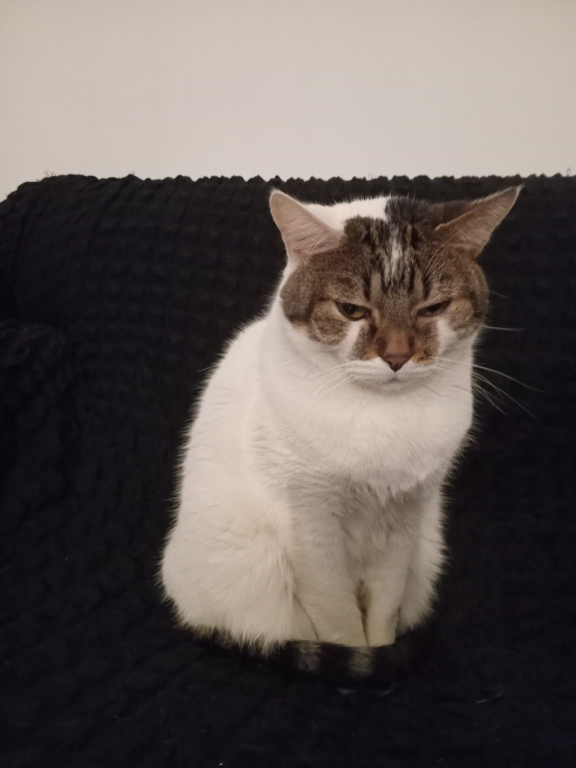
#> input picture 006_fotografia_digital/imagenes/descartes/actividad4_primer_plano.jpg, 1152 x 1536 px, given in place of valeria.png, which was not available (shown at 1/2 size)
$ jupyter execute '004 - comparacion de estrategias de ecualizacion.ipynb'   (text cells are left out)
#> lines starting #> are read from the running program, lines starting #| are printed output that depends on the picture; pictures that were not available may be replaced by others from this repository, and a replacement may not be noted
[cell 1]
from pathlib import Path

import cv2
import numpy as np
import matplotlib.pyplot as plt

ruta_imagen = Path("Imagenes") / "valeria.png"
imagen_bgr = cv2.imread(str(ruta_imagen), cv2.IMREAD_COLOR)
#> imagen_bgr is the input picture: shape (1536, 1152, 3); mean B, G, R 86.2, 89.4, 97.5
if imagen_bgr is None:
    raise FileNotFoundError(f"No se pudo leer la imagen: {ruta_imagen}")

def construir_version_apagada(imagen_bgr):
    imagen_menos_contraste = cv2.convertScaleAbs(imagen_bgr, alpha=0.58, beta=-18)
    velo_gris = np.full_like(imagen_menos_contraste, 28)
    imagen_menos_contraste = cv2.addWeighted(imagen_menos_contraste, 0.88, velo_gris, 0.12, 0)
    imagen_menos_contraste = cv2.GaussianBlur(imagen_menos_contraste, (3, 3), 0)
    return imagen_menos_contraste

imagen_apagada_bgr = construir_version_apagada(imagen_bgr)
imagen_apagada_rgb = cv2.cvtColor(imagen_apagada_bgr, cv2.COLOR_BGR2RGB)

[cell 2]
plt.figure(figsize=(8, 6), constrained_layout=True)
plt.imshow(imagen_apagada_rgb)
plt.title("Imagen base de trabajo", fontweight="bold", loc="left")
plt.axis("off")
plt.show()

[cell 3]
imagen_apagada_gris = cv2.cvtColor(imagen_apagada_bgr, cv2.COLOR_BGR2GRAY)

plt.figure(figsize=(9, 4), constrained_layout=True)
plt.hist(imagen_apagada_gris.ravel(), bins=256, color="gray")
plt.title("Histograma de la imagen base", fontweight="bold", loc="left")
plt.xlabel("Intensidad")
plt.ylabel("Cantidad de píxeles")
plt.grid(alpha=0.3)
plt.show()
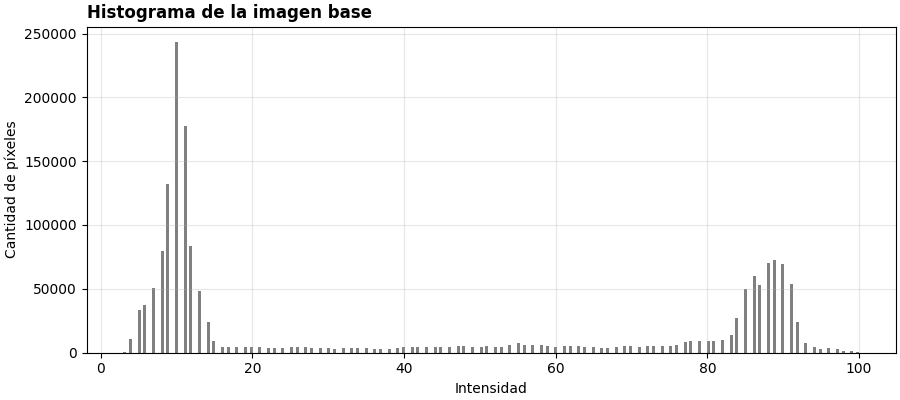
#> figure drawn by matplotlib, 1 panel; tallest bar 243339 high, from x = 9.82 to 10.2

[cell 4]
# Estrategia 1: ecualización global en escala de grises.
ecualizada_gris = cv2.equalizeHist(imagen_apagada_gris)

# Estrategia 2: ecualización por canal BGR.
canal_b, canal_g, canal_r = cv2.split(imagen_apagada_bgr)
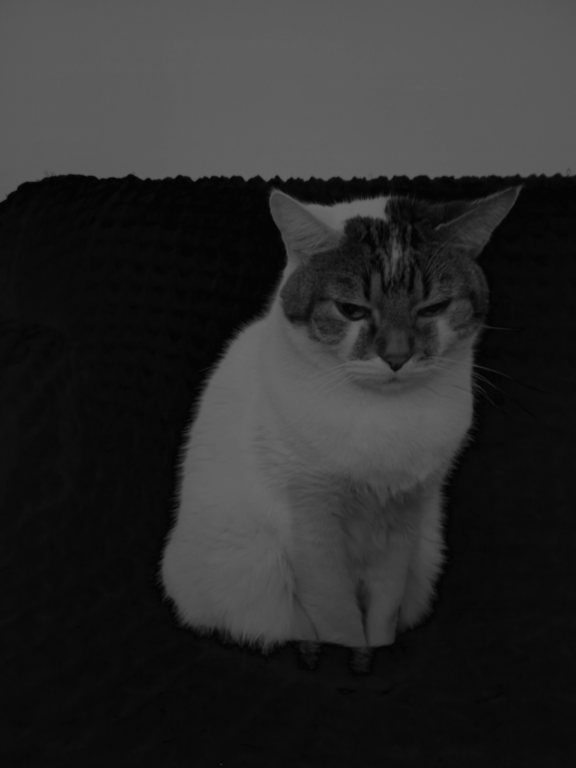
#> canal_r: shape (1536, 1152) (shown at 1/2 size); min 3, max 107, mean 43.3
b_eq = cv2.equalizeHist(canal_b)
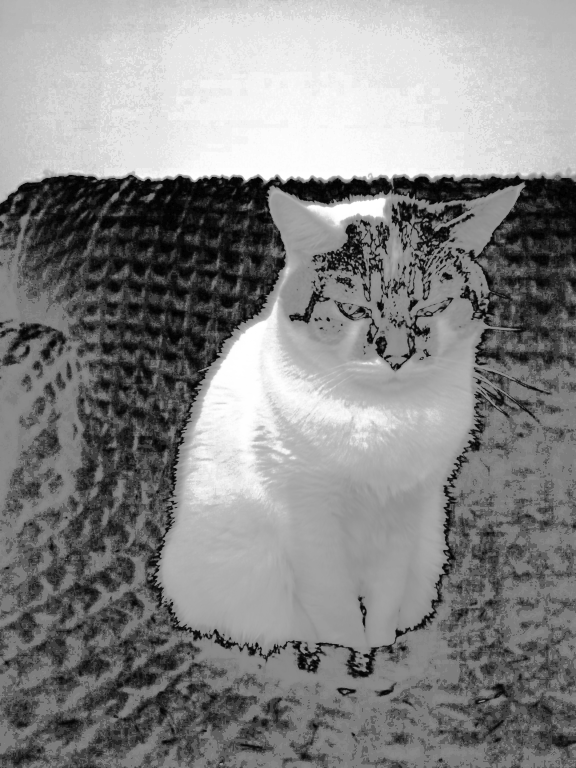
#> b_eq: shape (1536, 1152) (shown at 1/2 size); min 0, max 255, mean 134.3
g_eq = cv2.equalizeHist(canal_g)
r_eq = cv2.equalizeHist(canal_r)
ecualizada_bgr = cv2.merge([b_eq, g_eq, r_eq])
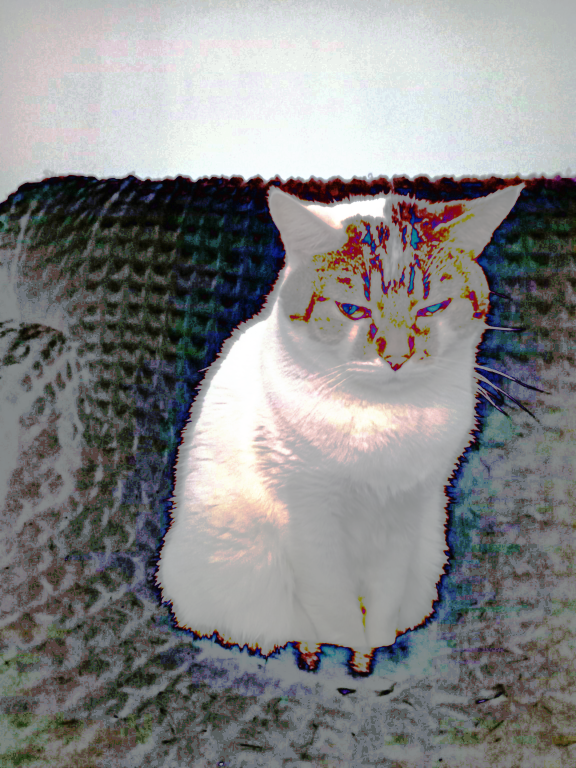
#> ecualizada_bgr: shape (1536, 1152, 3) (shown at 1/2 size); mean B, G, R 134.3, 133.9, 133.7
ecualizada_bgr_rgb = cv2.cvtColor(ecualizada_bgr, cv2.COLOR_BGR2RGB)

# Estrategia 3: ecualización del canal V en HSV.
imagen_hsv = cv2.cvtColor(imagen_apagada_bgr, cv2.COLOR_BGR2HSV)
#> imagen_hsv: shape (1536, 1152, 3); mean H, S, V 31.1, 54.6, 43.8
h, s, v = cv2.split(imagen_hsv)
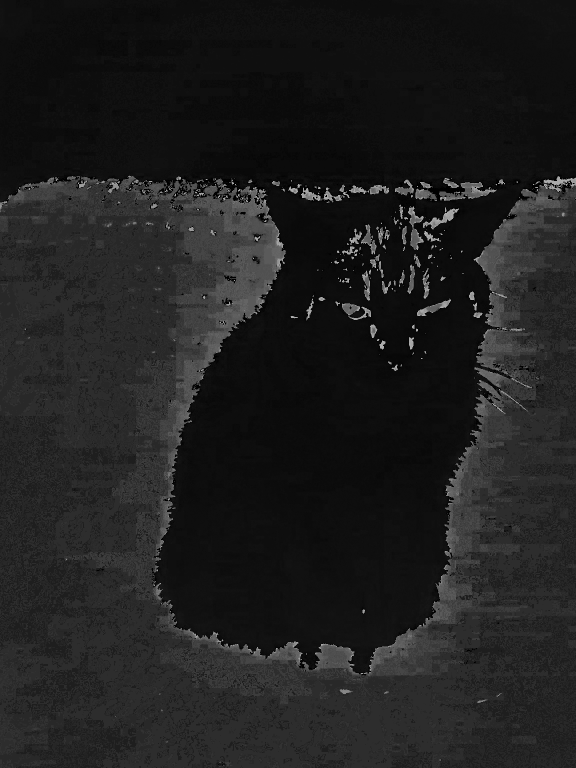
#> h: shape (1536, 1152) (shown at 1/2 size); min 0, max 178, mean 31.1
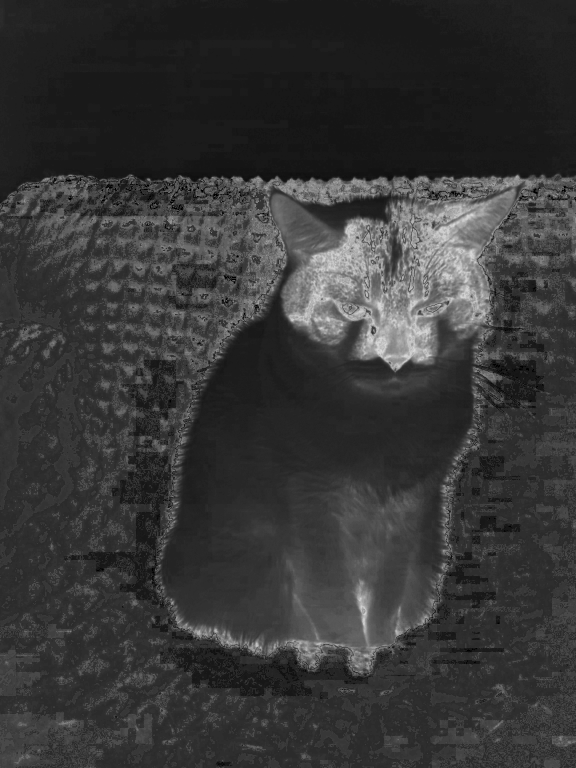
#> s: shape (1536, 1152) (shown at 1/2 size); min 0, max 224, mean 54.6
v_eq = cv2.equalizeHist(v)
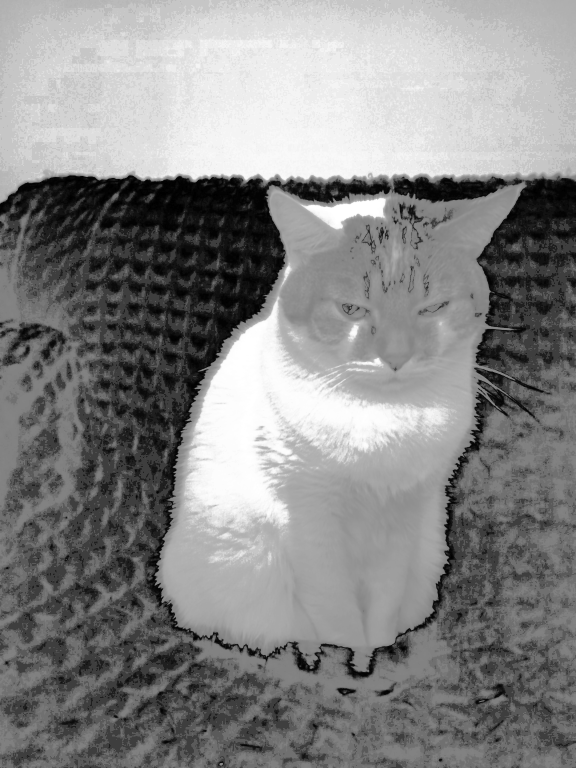
#> v_eq: shape (1536, 1152) (shown at 1/2 size); min 0, max 255, mean 134
ecualizada_hsv = cv2.merge([h, s, v_eq])
#> ecualizada_hsv: shape (1536, 1152, 3); mean H, S, V 31.1, 54.6, 134
ecualizada_hsv_rgb = cv2.cvtColor(ecualizada_hsv, cv2.COLOR_HSV2RGB)
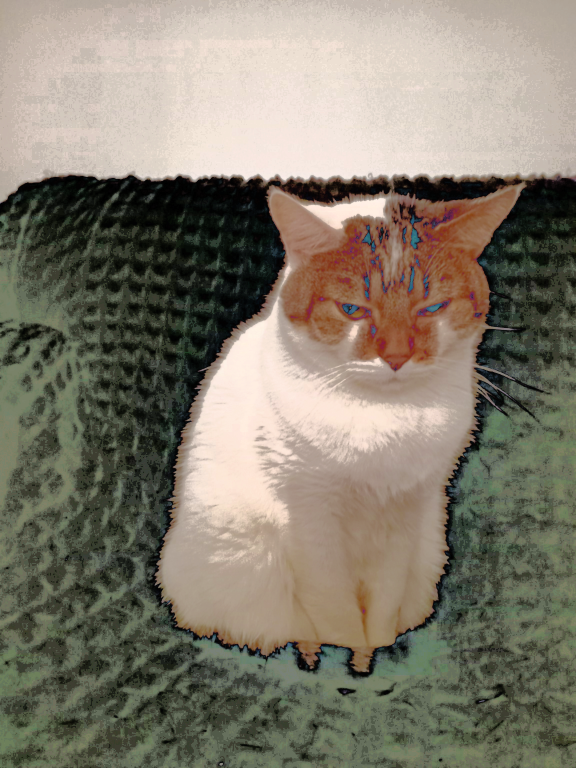
#> ecualizada_hsv_rgb: shape (1536, 1152, 3) (shown at 1/2 size); mean R, G, B 130.3, 123.7, 109.1

# Estrategia 4: CLAHE en grises.
clahe = cv2.createCLAHE(clipLimit=2.0, tileGridSize=(8, 8))
ecualizada_clahe = clahe.apply(imagen_apagada_gris)
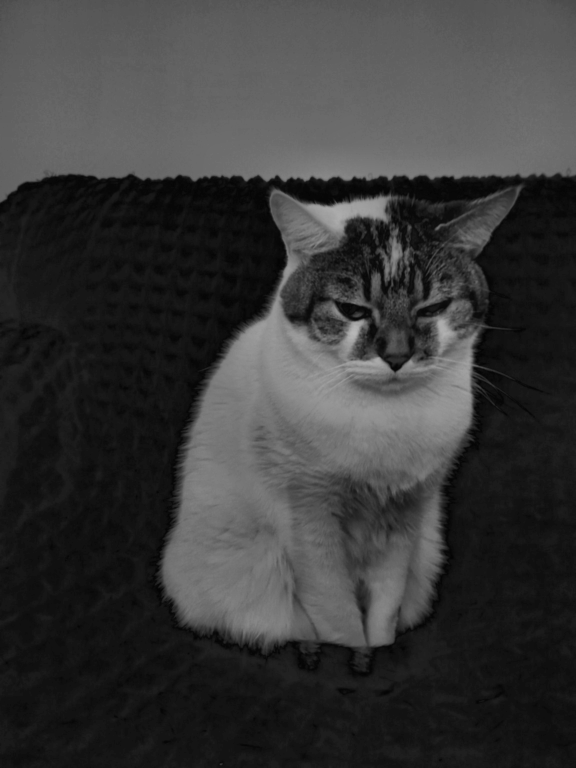
#> ecualizada_clahe: shape (1536, 1152) (shown at 1/2 size); min 3, max 184, mean 56.7

[cell 5]
fig, ejes = plt.subplots(2, 3, figsize=(15, 9), constrained_layout=True)

ejes[0, 0].imshow(imagen_apagada_rgb)
ejes[0, 0].set_title("Base de trabajo", fontweight="bold", loc="left")
ejes[0, 0].axis("off")

ejes[0, 1].imshow(ecualizada_gris, cmap="gray")
ejes[0, 1].set_title("Ecualización en grises", fontweight="bold", loc="left")
ejes[0, 1].axis("off")

ejes[0, 2].imshow(ecualizada_bgr_rgb)
ejes[0, 2].set_title("Ecualización por canal BGR", fontweight="bold", loc="left")
ejes[0, 2].axis("off")

ejes[1, 0].imshow(ecualizada_hsv_rgb)
ejes[1, 0].set_title("Ecualización sobre V", fontweight="bold", loc="left")
ejes[1, 0].axis("off")

ejes[1, 1].imshow(ecualizada_clahe, cmap="gray")
ejes[1, 1].set_title("CLAHE en grises", fontweight="bold", loc="left")
ejes[1, 1].axis("off")

ejes[1, 2].axis("off")
plt.show()

[cell 6]
fila_inicial, fila_final = 110, 280
columna_inicial, columna_final = 110, 280

recortes = [
    imagen_apagada_rgb[fila_inicial:fila_final, columna_inicial:columna_final],
    ecualizada_bgr_rgb[fila_inicial:fila_final, columna_inicial:columna_final],
    ecualizada_hsv_rgb[fila_inicial:fila_final, columna_inicial:columna_final],
]

titulos = ["Base", "Por canal BGR", "Sobre V en HSV"]

fig, ejes = plt.subplots(1, 3, figsize=(12, 4), constrained_layout=True)
for eje, imagen, titulo in zip(ejes, recortes, titulos):
    eje.imshow(imagen)
    eje.set_title(titulo, fontweight="bold", loc="left")
    eje.axis("off")
#> this loop made 3 passes
#> titulo on passes 1 to 3: 'Base', 'Por canal BGR', 'Sobre V en HSV'
plt.show()
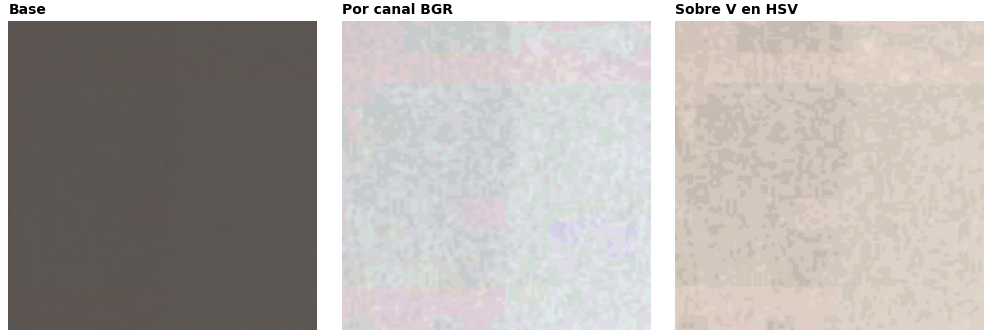
#> figure drawn by matplotlib, 3 panels

[cell 7]
def desvio_estandar_gris(imagen):
    return float(np.std(imagen))

print(f"Base de trabajo: {desvio_estandar_gris(imagen_apagada_gris):.2f}")
#| Base de trabajo: 35.62
print(f"Ecualización global: {desvio_estandar_gris(ecualizada_gris):.2f}")
#| Ecualización global: 70.98
print(f"CLAHE: {desvio_estandar_gris(ecualizada_clahe):.2f}")
#| CLAHE: 43.27

$ run again, on 006_fotografia_digital/imagenes/originales/actividad5_original_amplia.jpg
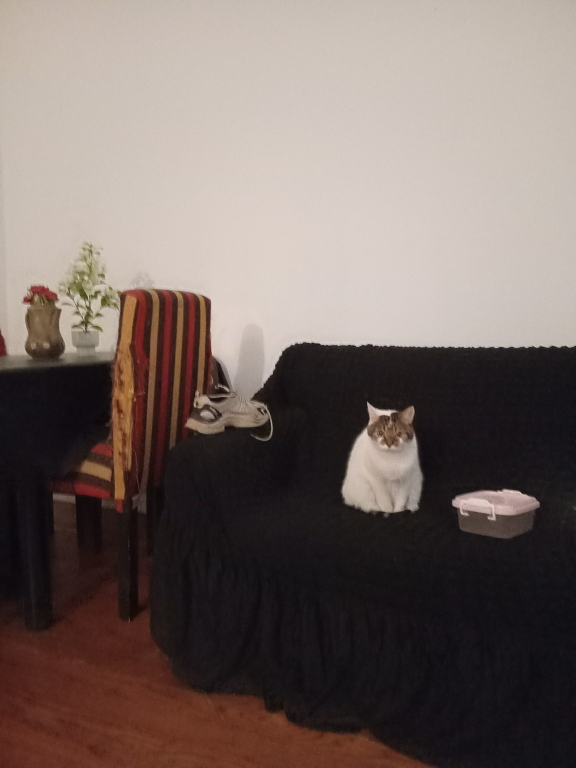
#> input picture 006_fotografia_digital/imagenes/originales/actividad5_original_amplia.jpg, 1152 x 1536 px, given in place of valeria.png, which was not available (shown at 1/2 size)
#> imagen_bgr is the input picture: shape (1536, 1152, 3); mean B, G, R 99.8, 104.7, 118
#> imagen_hsv: shape (1536, 1152, 3); mean H, S, V 36.9, 67.5, 51.4
#> ecualizada_hsv: shape (1536, 1152, 3); mean H, S, V 36.9, 67.5, 133
#> `ecualizada_clahe = clahe.apply(imagen_apagada_gris)`:
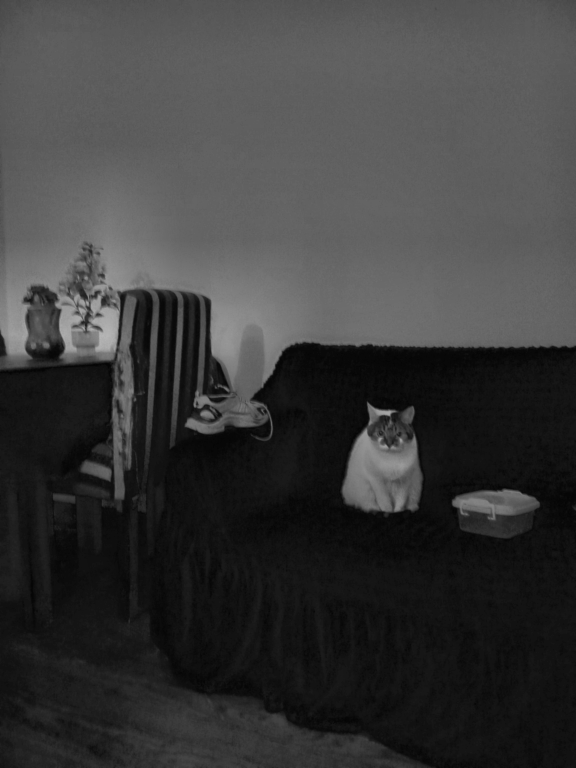
#> ecualizada_clahe: shape (1536, 1152) (shown at 1/2 size); min 3, max 185, mean 58.4
#> the loop `for eje, imagen, titulo in zip(ejes, recortes, titulos):` made 3 passes
#> titulo on passes 1 to 3: 'Base', 'Por canal BGR', 'Sobre V en HSV'
#> `plt.show()`:
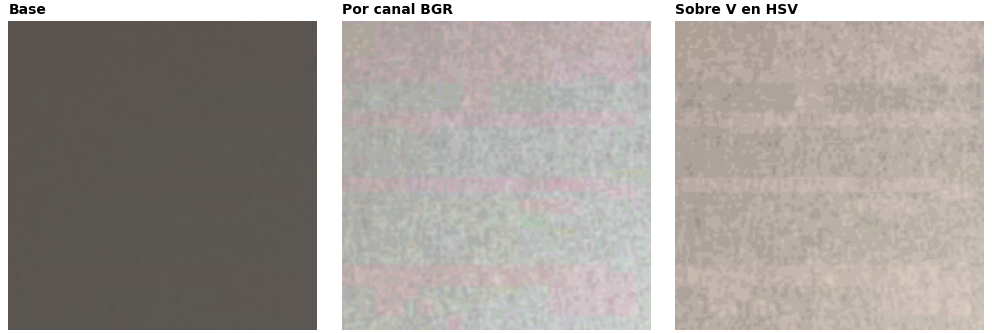
#> figure drawn by matplotlib, 3 panels
#| Base de trabajo: 38.44
#| Ecualización global: 71.79
#| CLAHE: 40.89

$ run again, on 006_fotografia_digital/imagenes/procesadas/actividad10_grises.jpg
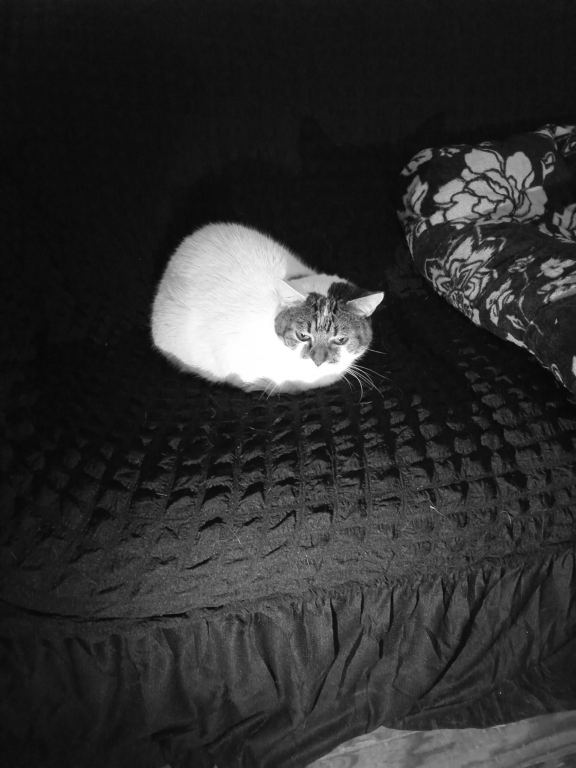
#> input picture 006_fotografia_digital/imagenes/procesadas/actividad10_grises.jpg, 1152 x 1536 px, given in place of valeria.png, which was not available (shown at 1/2 size)
#> imagen_bgr is the input picture: shape (1536, 1152, 3); min 5, max 255, mean 46.5
#> imagen_hsv: shape (1536, 1152, 3); mean H, S, V 0, 0, 19
#> h: shape (1536, 1152); every value is 0
#> ecualizada_hsv: shape (1536, 1152, 3); mean H, S, V 0, 0, 136
#> the loop `for eje, imagen, titulo in zip(ejes, recortes, titulos):` made 3 passes
#> titulo on passes 1 to 3: 'Base', 'Por canal BGR', 'Sobre V en HSV'
#> `plt.show()`:
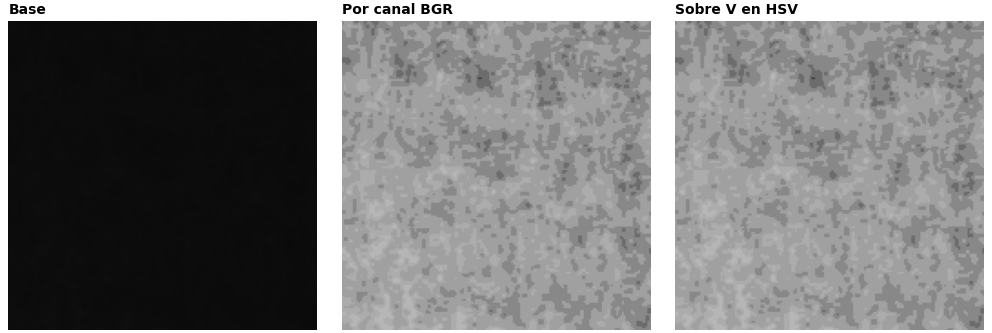
#> figure drawn by matplotlib, 3 panels
#| Base de trabajo: 21.70
#| Ecualización global: 70.53
#| CLAHE: 34.43
